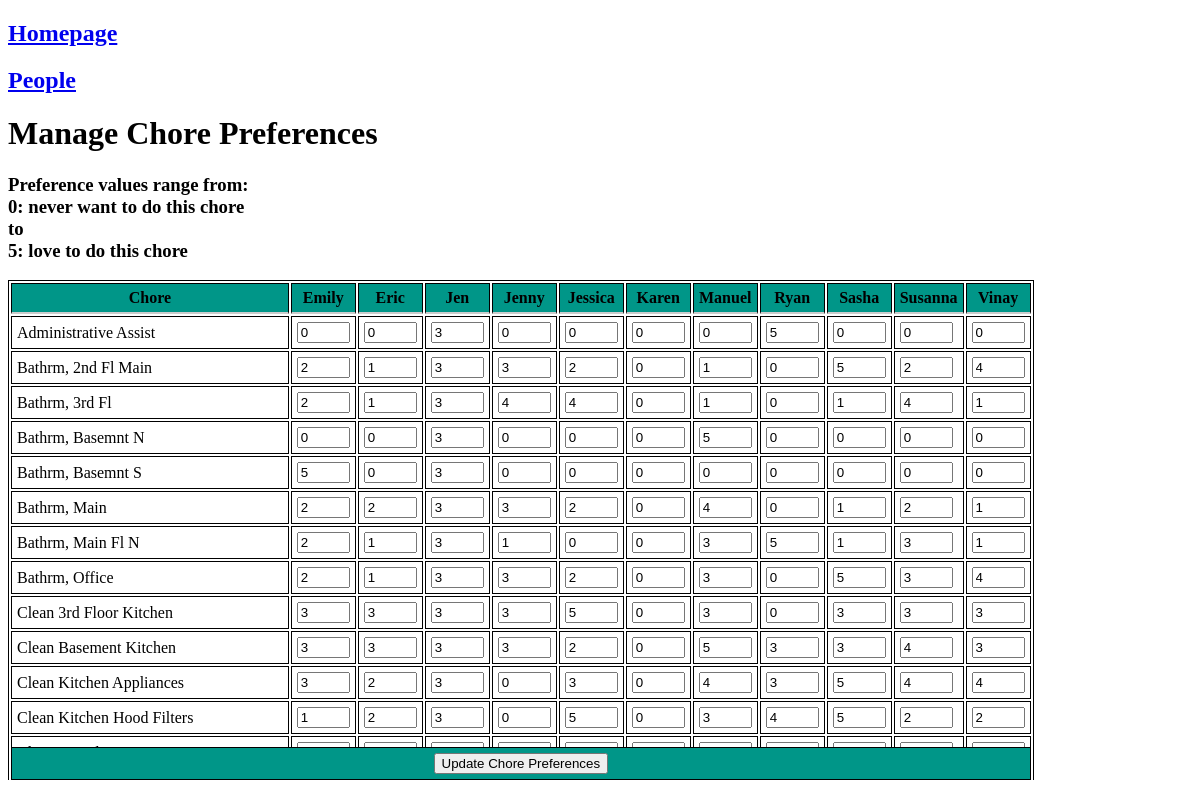
The app's page /prefs with its own data.
### tables this page shows
CREATE TABLE "people" (
"id" INTEGER,
  "first_name" TEXT,
  "last_name" TEXT,
  "load_fraction" REAL,
  "parent" INTEGER,
  "active" INTEGER,
  "email" TEXT
);

CREATE TABLE "preferences" (
"id" INTEGER,
  "task" TEXT,
  "task_type" TEXT,
  "person_id" INTEGER,
  "preference" INTEGER
);

### chore_chart.py (the view)
@app.route("/prefs", methods=["GET", "POST"])
def prefs():
    with sqlite3.connect(db) as con:
        cur = con.cursor()
        if request.method == 'POST':
            for pref_id, value in request.form.items():
                cur.execute(f"UPDATE preferences SET preference = {value} WHERE id = {pref_id}")
            con.commit()
        people = pd.read_sql(con=con, sql = f"SELECT * FROM people WHERE active")
        people = people.rename(columns = {'id': 'person_id'})
        prefs = pd.read_sql(con=con, sql = f"SELECT * FROM preferences")
        prefs = prefs.merge(people[['person_id','first_name']], on = 'person_id')
        prefs = prefs.sort_values(['task','first_name']).set_index(['task','first_name'])
    return render_template("prefs.html", prefs = prefs)

### templates/prefs.html (shortened to what this page needs)
<!doctype html>
<html>
<head>
  <link rel="stylesheet" href="{{ url_for('static', filename='style.css') }}">
</head>
<body>
  <h2><a href="/">Homepage</a></h2>
  <h2><a href="/people">People</a></h2>
  <h1>Manage Chore Preferences</h1>
  <h3>Preference values range from: <br>
    0: never want to do this chore
    <br>to<br>
    5: love to do this chore</h3>
  <div class="fixed-head">
  <table>
    <thead>
      <tr>
        <th>Chore</th>
	{% for name in prefs.index.levels[1] %}
	    <th>{{name}}</th>
	{% endfor %}
      </tr>
    </thead>
    <form method="POST" action="{{ url_for('prefs') }}">
    <tbody>
      {% for task in prefs.index.levels[0] %}
      <tr>
	<td>{{task}}</td>
	{% for name in prefs.index.levels[1] %}
	<td>
	  <input type="number"
		 value="{{ prefs.loc[(task, name), 'preference'] }}"
		 name="{{ prefs.loc[(task, name), 'id'] }}"
		 step="1" min="0" max="5"/>
	</td>
	{% endfor %}
      </tr>
      {% endfor %}
    </tbody>
    <tfoot>
      <tr>
	<td colspan="{{ prefs.index.levels[1].size + 1 }}" class="center-text">
	  <input type="submit" value="Update Chore Preferences">
	</td>
      </tr>
    </tfoot>
    </form>
  </table>
  </div>
</body>
</html>

### static/style.css (style rules this page uses)
table, th, td { border: 1px solid; }
.fixed-head thead th { background: #009688; position: sticky; top: 0; border-bottom: 2px solid #ccc; }
.fixed-head tfoot { position: sticky; bottom: 0; border-top: 2px solid #ccc; background: #009688; }
.fixed-head { display: block; overflow-y: scroll; height: 500px; }
th, td { padding: 5px; }
.center-text { text-align: center; }
input[type='number'] { width: 45px; }

### records on screen
people: first_name "Emily"
people: first_name "Eric"
people: first_name "Jen"
people: first_name "Jenny"
people: first_name "Jessica"
people: first_name "Karen"
people: first_name "Manuel"
people: first_name "Ryan"
people: first_name "Sasha"
people: first_name "Susanna"
people: first_name "Vinay"
preferences: task "Administrative Assist", task.first_name "0", task.first_name "3", task.first_name "5"
preferences: task "Bathrm, 2nd Fl Main", task.first_name "2", task.first_name "1", task.first_name "3", task.first_name "0", task.first_name "5", task.first_name "4"
preferences: task "Bathrm, 3rd Fl", task.first_name "2", task.first_name "1", task.first_name "3", task.first_name "4", task.first_name "0"
preferences: task "Bathrm, Basemnt N", task.first_name "0", task.first_name "3", task.first_name "5"
preferences: task "Bathrm, Basemnt S", task.first_name "5", task.first_name "0", task.first_name "3"
preferences: task "Bathrm, Main", task.first_name "2", task.first_name "3", task.first_name "0", task.first_name "4", task.first_name "1"
preferences: task "Bathrm, Main Fl N", task.first_name "2", task.first_name "1", task.first_name "3", task.first_name "0", task.first_name "5"
preferences: task "Bathrm, Office", task.first_name "2", task.first_name "1", task.first_name "3", task.first_name "0", task.first_name "5", task.first_name "4"
preferences: task "Clean 3rd Floor Kitchen", task.first_name "3", task.first_name "5", task.first_name "0"
preferences: task "Clean Basement Kitchen", task.first_name "3", task.first_name "2", task.first_name "0", task.first_name "5", task.first_name "4"
preferences: task "Clean Kitchen Appliances", task.first_name "3", task.first_name "2", task.first_name "0", task.first_name "4", task.first_name "5"
preferences: task "Clean Kitchen Hood Filters", task.first_name "1", task.first_name "2", task.first_name "3", task.first_name "0", task.first_name "5", task.first_name "4"
preferences: task "Clean Laundry Room", task.first_name "5", task.first_name "1", task.first_name "0", task.first_name "4", task.first_name "3", task.first_name "2"
preferences: task.first_name "2", task.first_name "3", task.first_name "1", task.first_name "0", task.first_name "4"
